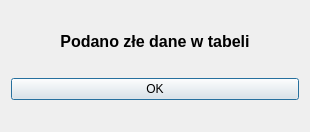
<?xml version="1.0" encoding="UTF-8"?>
<ui version="4.0">
 <class>WrongInputError</class>
 <widget class="QDialog" name="WrongInputError">
  <property name="geometry">
   <rect>
    <x>0</x>
    <y>0</y>
    <width>310</width>
    <height>132</height>
   </rect>
  </property>
  <property name="windowTitle">
   <string>Dialog</string>
  </property>
  <layout class="QVBoxLayout" name="verticalLayout">
   <item>
    <spacer name="verticalSpacer">
     <property name="orientation">
      <enum>Qt::Vertical</enum>
     </property>
     <property name="sizeHint" stdset="0">
      <size>
       <width>20</width>
       <height>40</height>
      </size>
     </property>
    </spacer>
   </item>
   <item>
    <widget class="QLabel" name="label">
     <property name="text">
      <string>&lt;html&gt;&lt;head/&gt;&lt;body&gt;&lt;p align=&quot;center&quot;&gt;&lt;span style=&quot; font-size:12pt; font-weight:700;&quot;&gt;Podano złe dane w tabeli&lt;/span&gt;&lt;/p&gt;&lt;/body&gt;&lt;/html&gt;</string>
     </property>
    </widget>
   </item>
   <item>
    <spacer name="verticalSpacer_2">
     <property name="orientation">
      <enum>Qt::Vertical</enum>
     </property>
     <property name="sizeHint" stdset="0">
      <size>
       <width>20</width>
       <height>40</height>
      </size>
     </property>
    </spacer>
   </item>
   <item alignment="Qt::AlignHCenter|Qt::AlignVCenter">
    <widget class="QPushButton" name="pushButton">
     <property name="sizePolicy">
      <sizepolicy hsizetype="Fixed" vsizetype="Minimum">
       <horstretch>0</horstretch>
       <verstretch>0</verstretch>
      </sizepolicy>
     </property>
     <property name="minimumSize">
      <size>
       <width>288</width>
       <height>0</height>
      </size>
     </property>
     <property name="text">
      <string>OK</string>
     </property>
    </widget>
   </item>
   <item>
    <spacer name="verticalSpacer_3">
     <property name="orientation">
      <enum>Qt::Vertical</enum>
     </property>
     <property name="sizeHint" stdset="0">
      <size>
       <width>20</width>
       <height>40</height>
      </size>
     </property>
    </spacer>
   </item>
  </layout>
 </widget>
 <resources/>
 <connections/>
</ui>
